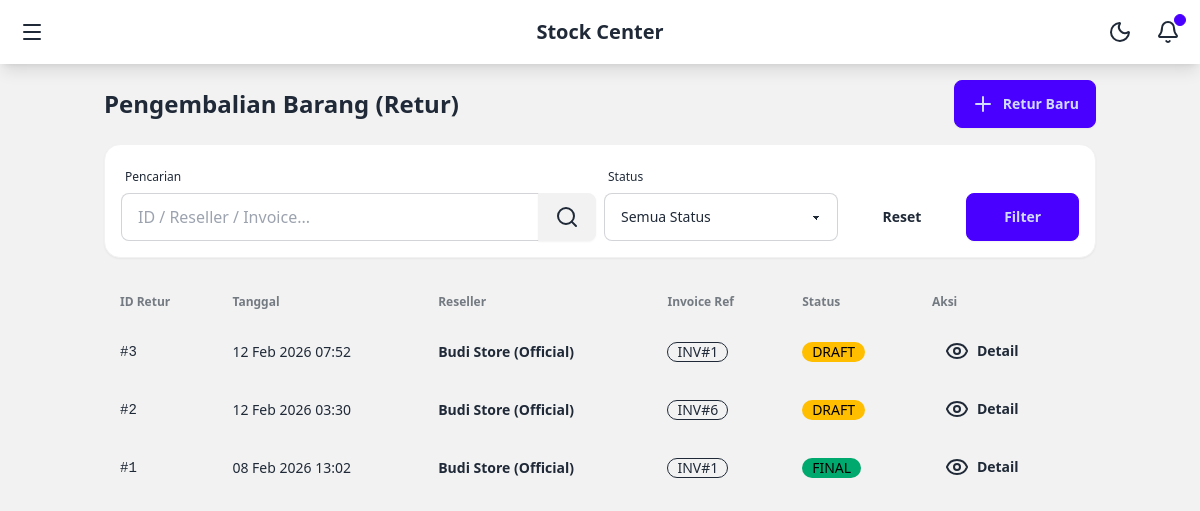
Screenshot of /returns/ (signed in) with the database file from the repository.
### core/models.py (models this page shows, shortened)
class ReturnHeader(models.Model):
    STATUS_CHOICES = [
        ('DRAFT', 'Draft'),
        ('FINAL', 'Final'),
    ]
    reseller = models.ForeignKey(Reseller, on_delete=models.CASCADE)
    warehouse = models.ForeignKey(Warehouse, on_delete=models.CASCADE)
    invoice = models.ForeignKey(Invoice, on_delete=models.CASCADE)
    status = models.CharField(max_length=10, choices=STATUS_CHOICES, default='DRAFT')
    created_at = models.DateTimeField(auto_now_add=True)

class Reseller(models.Model):
    user = models.OneToOneField(User, on_delete=models.SET_NULL, null=True, blank=True, related_name='reseller_profile')
    name = models.CharField(max_length=255)
    phone = models.CharField(max_length=20)
    address = models.TextField()
    credit_limit = models.DecimalField(max_digits=12, decimal_places=2, default=0)
    current_balance = models.DecimalField(max_digits=12, decimal_places=2, default=0)

class Invoice(models.Model):
    STATUS_CHOICES = [
        ('UNPAID', 'Unpaid'),
        ('PARTIAL', 'Partially Paid'),
        ('PAID', 'Paid'),
    ]
    reseller = models.ForeignKey(Reseller, on_delete=models.CASCADE)
    transaction = models.ForeignKey(Transaction, on_delete=models.CASCADE)
    total_amount = models.DecimalField(max_digits=12, decimal_places=2)
    paid_amount = models.DecimalField(max_digits=12, decimal_places=2, default=0)
    status = models.CharField(max_length=10, choices=STATUS_CHOICES, default='UNPAID')
    created_at = models.DateTimeField(auto_now_add=True)

### core/views.py (the view)
# urls.py: path('returns/', views.ReturnListView.as_view(), name='return_list'),
@method_decorator(login_required, name='dispatch')
class ReturnListView(ListView):
    model = ReturnHeader
    template_name = 'return/list.html'
    context_object_name = 'returns'
    ordering = ['-created_at']
    paginate_by = 10
    def get_queryset(self):
        queryset = ReturnHeader.objects.all().order_by('-created_at')
        if hasattr(self.request.user, 'reseller_profile'):
            queryset = queryset.filter(reseller=self.request.user.reseller_profile)
        query = self.request.GET.get('q')
        if query:
            queryset = queryset.filter(
                Q(id__icontains=query) |
                Q(reseller__name__icontains=query) |
                Q(invoice__id__icontains=query)
            )
        status = self.request.GET.get('status')
        if status:
            queryset = queryset.filter(status=status)
        return queryset
    def get_context_data(self, **kwargs):
        context = super().get_context_data(**kwargs)
        context['status_choices'] = ReturnHeader.STATUS_CHOICES
        return context

### templates/return/list.html (shortened to what this page needs)
{% extends 'base.html' %}
{% block content %}
<div class="flex flex-col gap-4 mb-6">
    <div class="flex flex-col lg:flex-row justify-between items-start lg:items-center gap-4">
        <h1 class="text-2xl font-bold">Pengembalian Barang (Retur)</h1>
        <a href="{% url 'return_create' %}" class="btn btn-primary w-full lg:w-auto">
            <i data-lucide="plus"></i> Retur Baru
        </a>
    </div>
    <form method="get" class="bg-base-100 p-4 rounded-box shadow-sm border border-base-200">
        <div class="grid grid-cols-1 sm:grid-cols-2 lg:grid-cols-4 gap-2 items-end">
            <div class="form-control lg:col-span-2">
                <label class="label"><span class="label-text-alt">Pencarian</span></label>
                <div class="join w-full">
                    <input type="text" name="q" placeholder="ID / Reseller / Invoice..." class="input input-bordered join-item w-full" value="{{ request.GET.q|default:'' }}">
                    <button class="btn join-item"><i data-lucide="search"></i></button>
                </div>
            </div>
            <div class="form-control">
                <label class="label"><span class="label-text-alt">Status</span></label>
                <select name="status" class="select select-bordered w-full" onchange="this.form.submit()">
                    <option value="">Semua Status</option>
                </select>
            </div>
            <div class="flex gap-2">
                <a href="{% url 'return_list' %}" class="btn btn-ghost flex-1">Reset</a>
                <button type="submit" class="btn btn-primary flex-1">Filter</button>
            </div>
        </div>
    </form>
</div>
<div class="overflow-x-auto">
    <table class="table w-full">
        <thead>
            <tr>
                <th>ID Retur</th>
                <th>Tanggal</th>
                <th>Reseller</th>
                <th>Invoice Ref</th>
                <th>Status</th>
                <th>Aksi</th>
            </tr>
        </thead>
        <tbody>
            {% for retur in returns %}
            <tr class="hover">
                <td class="font-mono">#{{ retur.id }}</td>
                <td>{{ retur.created_at|date:"d M Y H:i" }}</td>
                <td class="font-bold">{{ retur.reseller.name }}</td>
                <td>
                    {% if retur.invoice %}
                        <span class="badge badge-outline">INV#{{ retur.invoice.id }}</span>
                    {% else %}
                        -
                    {% endif %}
                </td>
                <td>
                    {% if retur.status == 'FINAL' %}
                    <span class="badge badge-success">FINAL</span>
                    {% else %}
                    <span class="badge badge-warning">DRAFT</span>
                    {% endif %}
                </td>
                <td>
                    <a href="{% url 'return_detail' retur.pk %}" class="btn btn-sm btn-ghost">
                        <i data-lucide="eye"></i> Detail
                    </a>
                </td>
            </tr>
            {% endfor %}
        </tbody>
    </table>
</div>
{% endblock %}

### templates/base.html (style rules this page uses)
body { font-family: ui-sans-serif, system-ui, -apple-system, BlinkMacSystemFont, "Segoe UI", Roboto, "Helvetica Neue", Arial, "Noto Sans", sans-serif; }

### rows the page displays
ReturnHeader: id "3", created_at "12 Feb 2026 07:52", reseller.name "Budi Store (Official)", invoice.id "1", status "DRAFT"
ReturnHeader: id "2", created_at "12 Feb 2026 03:30", reseller.name "Budi Store (Official)", invoice.id "6", status "DRAFT"
ReturnHeader: id "1", created_at "08 Feb 2026 13:02", reseller.name "Budi Store (Official)", invoice.id "1", status "FINAL"
